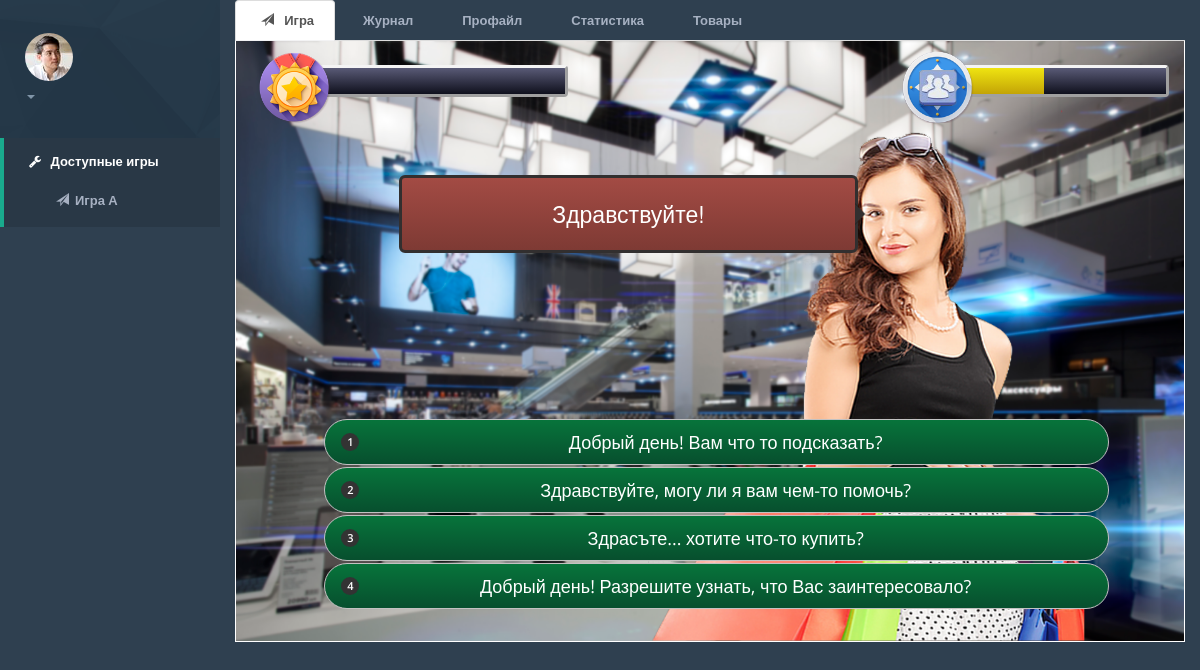
/tree/index/, run on the app's committed database.
### tree/models.py (models this page shows, shortened)
class Answer(models.Model):
    text_answer = models.CharField(
        max_length=200, verbose_name=u'Текст ответа')
    depth = models.IntegerField(default=0)

class Questions(models.Model):
    point_answer = models.IntegerField(default=0, verbose_name=u'Очки ответа')
    point_emotions = models.IntegerField(
        default=0, verbose_name=u'Очки емоций')
    text_questions = models.CharField(
        max_length=200, verbose_name=u'Текст Вопроса')
    relation_answer = models.ForeignKey(
        Answer, verbose_name=u'Вопрос для связи')
    question_answer = models.CharField(
        verbose_name=u'Вопрос для перехода', max_length=200)

### tree/views.py (the view)
# urls.py: url(r'^(?P<answer_id>\d*)/(?P<id_quest>\d*)$', index, name='index'),
def index(request, answer_id=1081, id_quest=0):
    context = {}
    context = for_game(request, answer_id, id_quest, context)
    context = make_game(context,'act_game')
    if int(answer_id) == 48:
        return game_history(request, request.session.get('GUID'))
    else:
        return render(request, 'gameplace.html', context)

### tree/views.py (called while the page is built, shortened)
def get_prod_all(context):
    product = Products.objects.all()
    list_product = []
    for el_product in product:
        prop = {}
        products_property = Products_property.objects.filter(
            products_id=el_product.id)
        dict_prod = {'name': el_product,
                     'description': el_product.description, 'property': products_property}
        list_product.append({"product": dict_prod})
    context['list_product'] = list_product
    return context

def make_game(context,active_tab):
    context["act_game"] = ''
    context["act_history"] = ''
    context["act_profile"] = ''
    context["act_statistic"] = ''
    context["act_prod"] = ''
    context[active_tab] = 'active'
    return context

def for_game(request, answer_id, id_quest, context):
    if int(answer_id) == 48:
        return context
    answer = Answer.objects.get(id=answer_id)
    questions = Questions.objects.filter(relation_answer_id=answer.id)
    question_output = ''
    context = get_prod_all(context)
    if answer_id == 1081:
        random_seq = str(random.random()).encode('utf-8')
        salt = hashlib.sha1(random_seq).hexdigest()[:36]
        request.session['GUID'] = salt
        request.session['point'] = 0
        request.session['emo'] = 50
    if question_output:
        point = question_output.point_answer
    else:
        point = 0
    context['point'] = request.session.get('point') + point
    context['emo'] = request.session.get('emo') + point
    context['answer'] = answer
    context['questions'] = questions
    return context

### templates/gameplace.html (shortened to what this page needs)
{% extends "base.html" %}
{% load staticfiles %}
{% block partleft %}
	{% include 'part_left.html' %}
{% endblock %}
{% block partmiddle %}
	<div >
	    <ul class="nav nav-tabs">
	      	<li role="presentation" class="{{act_game }}"><a href="/tree" ><span class="glyphicon glyphicon-send" ></span> &nbsp Игра</a></li>
        	<li role="presentation" class="{{act_history }}"><a href="/tree/history">Журнал</a></li>
        	<li role="presentation" class="{{act_profile }}"><a href="/tree/profile" >Профайл</a></li>
	      	<li role="presentation" class="{{act_statistic }}"><a href="/tree/statistic"  >Статистика</a></li>
	      	<li role="presentation" class="{{act_prod }}"><a href="/tree/part_prod"  >Товары</a></li>
	    </ul>
	    <div class = "backg">
			{% block game %}
				<div >
				<div class = "main-div">
					<div class="row" >
				 		<div class="col-md-5">
				 			{% block progres_bar_left %}
				 			<img   id ="badge-left" src="{% static "game_01_img/points.png" %}" alt="Очки" >
					 		<div id= "right-progres-bar" class="  for_progress_bar progress ">
							</div>
							{% endblock %}
						</div>
						<div class="col-md-2">
						</div>
				 		<div class="col-md-5">
				 			{% block progres_bar_right %}
				 			<img   id ="badge-right" src="{% static "game_01_img/emotions_3.png" %}" alt="эмоции" >
				 			<div class="pull-right for_progress_bar progress">
								  <div id="emotions" class="progress-bar progress-bar-warning" role="progressbar" aria-valuenow="{{ emo }}" aria-valuemin="0" aria-valuemax="100" style="width: {{ emo }}%">
								  </div>
							</div>
							{% endblock %}
				 		</div>
				 	</div>
					<div class="row">
						<div class="col-md-2"></div>
						<div class="col-md-6">
							<div id ="main_pop"  class="display_main_popover popover left" >
				  				<div id = "arrow_left" class="arrow"></div>
				  					<div class="popover-content">
				   						<p style="margin-bottom: 10px;margin-top: 10px;">{{answer.text_answer}}</p>
				  					</div>
							</div>
						</div>
						<div class="col-md-3">
							<div style="height: 302px;" >
							<img class="women" src="/static/game_01_img/women3.png">
							</div>
						</div>
						<div class="col-md-1"></div>
					</div>
					{% block main_bottom %}
					<div class="row" >
				 		<div class="col-md-12" >
					 		<div id = "place-botton" >
					 			{% for question in questions %}
									<a id= "menu" class=" btn btn-default btn-lg "   href="/tree/{{ question.question_answer  }}/{{question.id}}"
									 > <span id="badge-pos" class=" badge pull-left">{{ forloop.counter }}</span>{{question.text_questions}}</a>
								{%endfor%}
					 		</div>
				 		</div>
				 	</div>
				 	{% endblock %}
				</div>
				</div>
			{% endblock %}
	    </div>
	</div>
{% endblock %}

### static/css/project.css (style rules this page uses)
#main_pop { margin-top: 58px; margin-left: auto; max-width: 100%; font-size: 23px; border: 3px solid #322F2F; background: linear-gradient(to bottom, #A34B44, #7E3A34); color: #fff; }
.display_main_popover { display: block; position: relative; text-align: center; }
.for_progress_bar { margin-top: 24px; width: 250px; margin-right: 15px; margin-left: 82px; border: 3px outset rgb(244, 244, 244); background-color: rgba(176, 183, 195, 1); background: linear-gradient(to bottom, #595A76, #0F101D); height: 32px; }
.main-div { background-image: url("/static/game_01_img/location_my.png") ; min-height: 600px; background-size:cover; }
.backg { background-color: #fff; border-left: 1px solid #fff; border-right: 1px solid #fff; border-bottom: 1px solid #fff; }
.women { width: 477px; position: absolute; right: 0px; top: -7px; }
#menu { background-color: rgba(0, 132, 87, 1); background: linear-gradient(to bottom, #07743B, #074F2E); margin-left: 10%; margin-right: 1%; border-radius: 39px; text-align: center; display: block; margin-bottom: 2px }
#emotions { background-color: #EDE545; background: linear-gradient(to bottom, #EFE411, #C3A406); }
#place-botton { max-height: 190px; overflow-y: auto; margin-right: 7%; }
#badge-pos { top: 3px; }
.nav-tabs>li.active>a, .nav-tabs>li.active>a:focus, .nav-tabs>li.active>a:hover { -moz-border-bottom-colors: none; -moz-border-left-colors: none; -moz-border-right-colors: none; -moz-border-top-colors: none; background: 0 0; border-color: #ddd #ddd transparent; border-bottom: #f3f3f4; border-image: none; border-style: solid; border-width: 1px; background-color:#fff; cursor: default; }
#badge-left { position: absolute; top: 12px; left: 38px; width: 72px; }
#badge-right { position: absolute; top: 11px; left: 111px; width: 72px; }
#arrow_left:after { border-left-color: #322F2F; }

### data on the page
Answer: text_answer "Здравствуйте!"
Questions: text_questions "Добрый день! Вам что то подсказать?"
Questions: text_questions "Здравствуйте, могу ли я вам чем-то помочь?"
Questions: text_questions "Здрасъте... хотите что-то купить?"
Questions: text_questions "Добрый день! Разрешите узнать, что Вас заинтересовало?"
